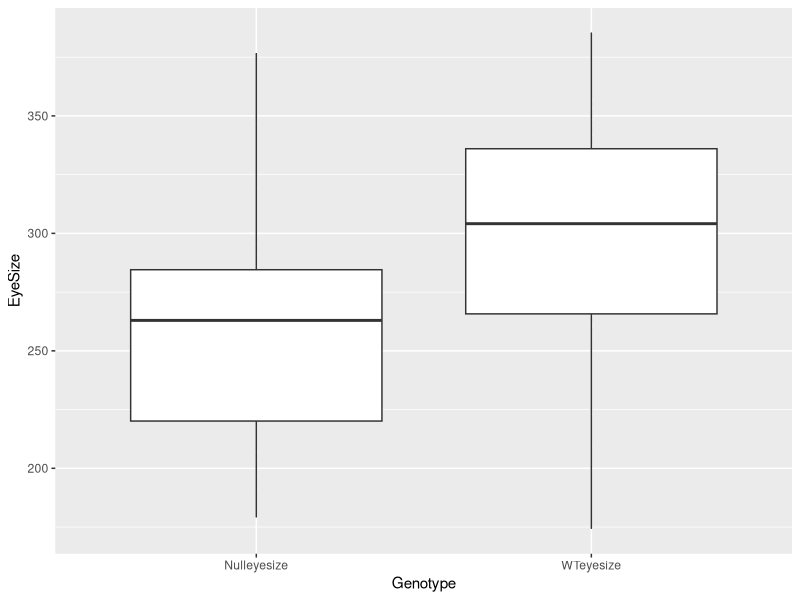

Recreate this plot in R.
## ---- chunk 1
knitr::opts_chunk$set(echo = TRUE)
## ---- chunk 2
library(tidyverse)
library(ggplot2)
library(MASS)
library(dplyr)

# Example data set of Eye- Diameter at 72hpf
wt_e <- rnorm(n=30 , mean=290 , sd=50)


null_e <-rnorm( n=30 , mean=240 , sd=50)




eye_size_df <- data.frame(WTeyesize = wt_e , Nulleyesize = null_e)

str(eye_size_df)

long_df <- eye_size_df %>%
      pivot_longer(cols=WTeyesize:Nulleyesize, names_to= "Genotype" , values_to= "EyeSize") 

head(long_df)

c_df<-chisq.test(eye_size_df$Nulleyesize,eye_size_df$WTeyesize, correct=FALSE)
summary(c_df) 

#p-value 0.2372

p1 <- ggplot(data=long_df, aes(x=Genotype, y=EyeSize)) + geom_point(color="white" , fill="purple", size=0.2) +
  stat_boxplot()

print(p1)
